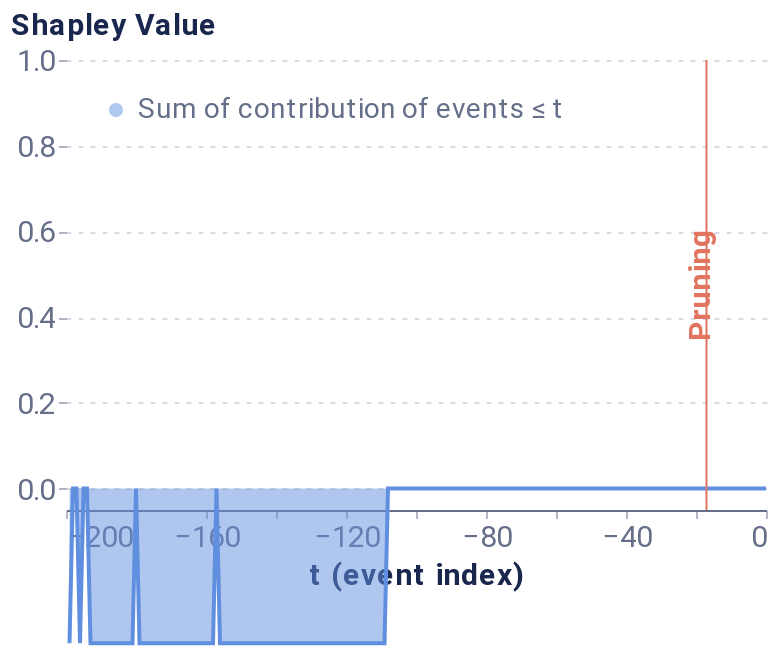

This figure's notebook cell:
### Code cell
pruning_dict = {'tol': 0.01,}
coal_plot_data, coal_prun_idx = local_pruning(f, random_row, pruning_dict, X_train_baseline, False)
# coal_prun_idx is in negative terms
pruning_idx = X_train_lstm.shape[1] + coal_prun_idx
pruning_plot = plot_temp_coalition_pruning(coal_plot_data, coal_prun_idx, plot_limit=200)
pruning_plot

### Figure 1 — Vega-Lite specification as saved in the notebook (floating-point values rounded to 4 significant figures; data arrays with more than 128 entries replaced by an {"elided": "..."} marker saying what was removed)
{"config": {"axis": {"domain": true, "domainColor": "#666F89", "grid": false, "gridCap": "round", "gridColor": "#B3B7C4", "gridDash": [2, 4], "gridWidth": 0.5, "labelColor": "#666F89", "labelFont": "Roboto, Arial, sans-serif", "labelPadding": 2, "tickColor": "#666F89", "tickOpacity": 0.5, "tickSize": 4, "titleColor": "#19274E", "titleFont": "Roboto, Arial, sans-serif", "titleFontSize": 12}, "axisBand": {"domain": true, "labelPadding": 4, "ticks": false}, "axisY": {"domain": false, "titleAlign": "left", "titleAngle": 0, "titleX": -20, "titleY": -10}, "legend": {"labelColor": "#666F89", "labelFont": "Roboto, Arial, sans-serif", "labelFontSize": 12, "symbolSize": 40, "titleColor": "#19274E", "titleFont": "Roboto, Arial, sans-serif", "titleFontSize": 12, "titlePadding": 4}, "arc": {"stroke": "#FFFFFF", "strokeWidth": 1}, "bar": {"fill": "#2770EB", "stroke": null}, "line": {"stroke": "#2770EB", "strokeWidth": 2}, "path": {"stroke": "#2770EB", "strokeWidth": 0.5}, "point": {"fill": "#2770EB", "shape": "circle", "filled": true}, "rect": {"fill": "#2770EB"}, "rule": {"stroke": "#666F89"}, "shape": {"stroke": "#2770EB"}, "text": {"color": "#19274E", "font": "Roboto, Arial, sans-serif", "fontSize": 12}, "range": {"category": ["#2770EB", "#77B98A", "#DA5252", "#FFC400", "#A87AEA", "#00A39E", "#19274E"], "diverging": ["#006360", "#2BB3AE", "#96D9D7", "#FFFFFF", "#EDAAAA", "#DA5252", "#811D1D"], "heatmap": ["#18448F", "#1B4EA5", "#2770EB", "#4C88EE", "#82ACF3", "#A6C4F7", "#E9F1FD"], "ramp": ["#18448F", "#1B4EA5", "#2770EB", "#4C88EE", "#82ACF3", "#A6C4F7", "#E9F1FD"]}, "background": "#FFFFFF", "group": {"fill": "#FFFFFF"}, "header": {"labelColor": "#19274E", "labelFont": "Roboto, Arial, sans-serif", "labelFontSize": 12, "titleColor": "#19274E", "titleFont": "Roboto, Arial, sans-serif", "titleFontSize": 16}, "title": {"anchor": "start", "color": "#19274E", "font": "Roboto, Arial, sans-serif", "fontSize": 20, "fontWeight": "bold", "offset": 20, "subtitleColor": "#19274E", "subtitleFontSize": 16}, "view": {"continuousHeight": 300, "continuousWidth": 400, "stroke": "transparent"}}, "layer": [{"mark": {"type": "area", "opacity": 0.5}, "encoding": {"color": {"field": "Coalition", "legend": {"fillColor": "white", "labelFontSize": 14, "labelLimit": 0, "orient": "top-left", "symbolSize": 50, "symbolStrokeWidth": 0, "title": null}, "scale": {"domain": ["Sum of contribution of events ≤ t"], "range": ["#618FE0"]}, "type": "nominal"}, "x": {"axis": {"labelFontSize": 15, "title": "t (event index)", "titleFontSize": 15}, "field": "t (event index)", "type": "quantitative"}, "y": {"axis": {"grid": true, "labelFontSize": 15, "titleFontSize": 15, "titleX": -28}, "field": "Shapley Value", "scale": {"domain": [-0.05, 1]}, "type": "quantitative"}}}, {"mark": "line", "encoding": {"color": {"field": "Coalition", "legend": {"fillColor": "white", "labelFontSize": 14, "labelLimit": 0, "orient": "top-left", "symbolSize": 50, "symbolStrokeWidth": 0, "title": null}, "scale": {"domain": ["Sum of contribution of events ≤ t"], "range": ["#618FE0"]}, "type": "nominal"}, "x": {"axis": {"labelFontSize": 15, "title": "t (event index)", "titleFontSize": 15}, "field": "t (event index)", "type": "quantitative"}, "y": {"axis": {"grid": true, "labelFontSize": 15, "titleFontSize": 15, "titleX": -28}, "field": "Shapley Value", "scale": {"domain": [-0.05, 1]}, "type": "quantitative"}}}, {"data": {"name": "data-3f2a349405c6733950a2bdd44c25e998"}, "mark": {"type": "rule", "color": "#E17560"}, "encoding": {"x": {"field": "x", "type": "quantitative"}}}, {"data": {"name": "data-5cc0e049ebe0e1a3589812e33392f9a4"}, "mark": {"type": "text", "angle": 270, "color": "#E17560", "fontSize": 15, "fontWeight": "bold", "text": "Pruning"}, "encoding": {"x": {"field": "x", "type": "quantitative"}}}], "data": {"name": "data-a0456c77b4af6529ee404c334a1e6bfd"}, "height": 225, "width": 350, "$schema": "https://vega.github.io/schema/vega-lite/v4.17.0.json", "datasets": {"data-a0456c77b4af6529ee404c334a1e6bfd": {"elided": "400 records"}, "data-3f2a349405c6733950a2bdd44c25e998": [{"x": -17}], "data-5cc0e049ebe0e1a3589812e33392f9a4": [{"x": -19}]}}
